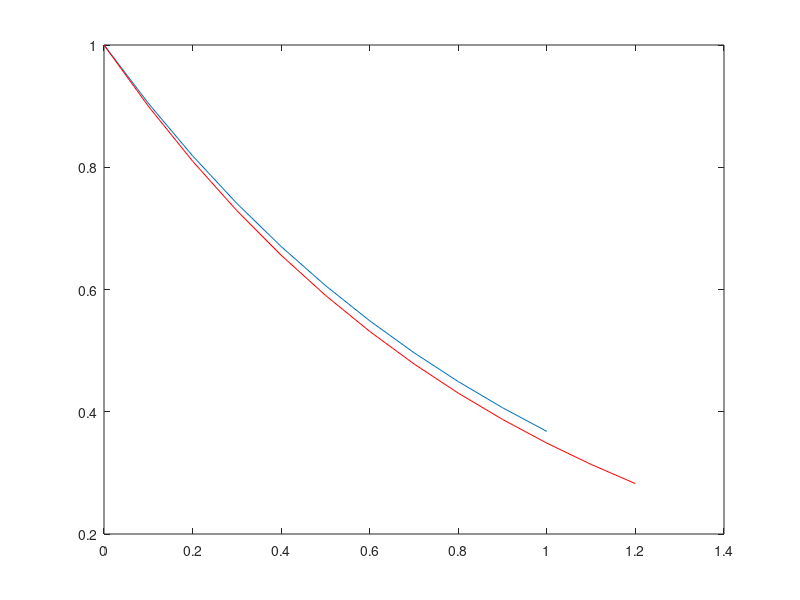

Write the MATLAB code that produced this figure.
xa = 0:0.1:1;
ya = exp(-1.*xa);
h = 0.1;
y(1) = 1;
n = 12;
for i=1:n
    y(i+1) = y(i) + h*(-y(i));
    x(i+1) = i*h;
end
figure
plot(xa,ya,x,y,'r')